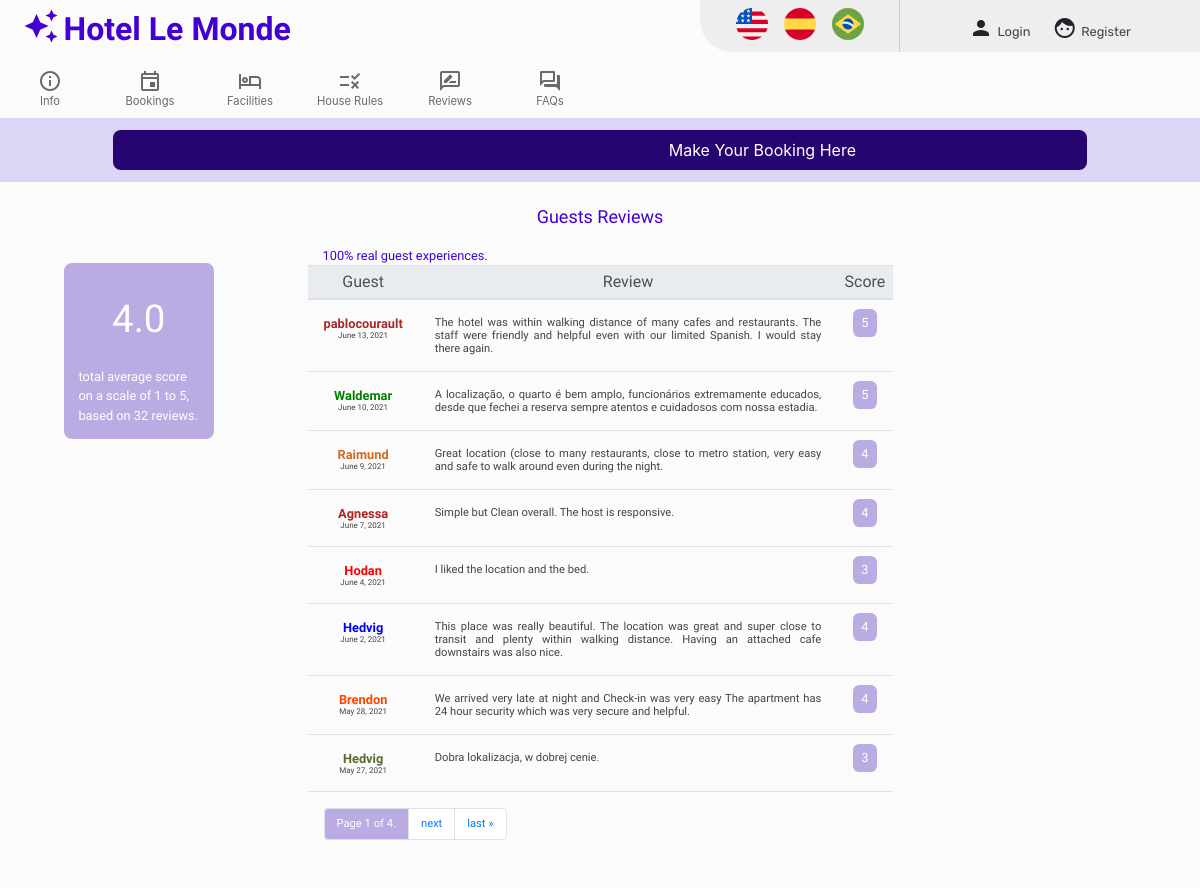
The app's page /reviews with its own data.
### hotel/models.py (models this page shows, shortened)
class Comments(models.Model):
       user = models.ForeignKey(User, on_delete=models.DO_NOTHING, blank=False)
       date = models.DateField(blank=False, auto_now=False, auto_now_add=False)
       comment = models.CharField(max_length=512, blank=False)
       score = models.IntegerField(validators=[MinValueValidator(0),
                                               MaxValueValidator(10)],default=0)

class User(AbstractUser):
       def __str__(self):
        return f"{self.username}"

### hotel/views.py (the view)
# urls.py: path("reviews", views.reviews, name="reviews"),
def reviews(request):
        name_color = ['Red','Blue','Green','Orange','BlueViolet','Brown',
                      'Chocolate','Coral','DarkOliveGreen','DarkSalmon',
                      'FireBrick','DodgerBlue','GoldenRod','OrangeRed']
        comments = Comments.objects.all().order_by('-date')
        average_calc = Comments.objects.aggregate(Avg('score'))
        average = round(average_calc['score__avg'], 1)
        reviews = Comments.objects.all().count()
        paginator = Paginator(comments, 8) # Show 8 comments per page.
        page_number = request.GET.get('page')
        page_obj = paginator.get_page(page_number)
        return render(request, "hotel/reviews.html", { 'page_obj': page_obj,
                                                       'name_color': name_color,
                                                       'average': average,
                                                       'reviews': reviews })

### hotel/templates/hotel/reviews.html (shortened to what this page needs)
{% extends "hotel/layout.html" %}
{% load i18n %}
{% load static %}
{% block body %}
  <div class="row">
    <div class="col-lg-12 col-sm-12 reviews-title">
    {% translate 'Guests Reviews' %}
    </div>
  </div>
  <div class="row">
    <div class="col-lg-3 col-sm-12">
      <div id="reviews-average-div">
      <div id="reviews-score-div">{{ average }}</div> <br>
                                                      {% translate 'total average score' %}
                                                      {% translate 'on a scale of 1 to 5,' %}
                                                      {% translate 'based on' %} {{ reviews }} {% translate 'reviews.' %}
    </div>
    </div>
<div class="col-lg-6 col-sm-12">
<div class="col-lg-12 col-sm-12">
  <text class="reviews-note"> {% translate '100% real guest experiences.' %} </text>
</div>
<table class="table" id="reviews-table">
<thead class="thead-light">
   <th scope="col"> {% translate 'Guest' %} </th>
   <th scope="col"> {% translate 'Review' %} </th>
   <th scope="col"> {% translate 'Score' %} </th>
</thead>
<tbody>
{% for comment in page_obj %}
   <tr>
       <td><text class="reviews-author" style="color:{{ name_color|random }}">{{ comment.user }}</text> <br>
           <text class="reviews-date">{{ comment.date }}</text></td>
       <td><text class="reviews-comment">{{ comment.comment }}</text></td>
       <td><text class="reviews-score">{{ comment.score }}</text></td>
   </tr>
{% endfor %}
   <tr>
   <td colspan="4">
     <nav>
      <ul class="pagination">
              <li class="page-item">
                <a class="page-link reviews-active" href=""> {% translate 'Page' %} {{ page_obj.number }} {% translate 'of' %} {{ page_obj.paginator.num_pages }}.</a>
              </li>
           {% if page_obj.has_next %}
               <li class="page-item">
               <a class="page-link" href="?page={{ page_obj.next_page_number }}">{% translate 'next' %}</a>
              </li>
               <li class="page-item">
               <a class="page-link"href="?page={{ page_obj.paginator.num_pages }}">{% translate 'last' %} &raquo;</a>
              </li>
           {% endif %}
      </ul>
    </nav>
   </td>
   </tr>
</tbody>
</table>
</div>
<div class="col-lg-3 col-sm-12">
</div>
</div>
{% endblock %}

### hotel/static/hotel/styles.css (style rules this page uses)
body { background-color: #FBFBFB !important; padding: 0; overflow-x: hidden; overflow-y: scroll; }
.reviews-note { font-family: 'Comfortaa', cursive; font-size: 0.8rem; color: #4300D2; text-align: center; }
#reviews-table thead th { font-family: 'Comfortaa', cursive; font-size: 0,8rem; font-weight: normal; padding: 0.4rem; text-align: center; }
#reviews-table tbody td { font-family: 'Comfortaa', cursive; font-size: 0.7rem; font-weight: normal; padding: 1rem; text-align: center; }
#reviews-table tbody td:nth-child(2) { text-align:justify; }
.reviews-author { font-size: 0.8rem; font-weight: 900; }
.reviews-date { font-size: 0.5rem; color: #444 }
.reviews-comment { font-size: 0.7rem; color: #444 }
.reviews-score { font-size: 0.8rem; background: #BAACE3; color: white; padding: 0.4rem 0.5rem; border-radius: 0.4rem; }
.reviews-active { background: #BAACE3; color: white; }
#reviews-average-div { font-family: 'Comfortaa', cursive; font-size: 0.8rem; background: #BAACE3; color: white; padding: 0.9rem; margin: 1.1rem 4rem 0 4rem; border-radius: 0.5rem; }
#reviews-score-div { font-size: 2.4rem; padding: 0.8rem 0 0 0; text-align: center; }
.booking-title, .orders-title, .invoice-title, .messages-title, .reviews-title { font-family: 'Comfortaa', cursive; font-size: large; font-weight: normal; color: #4300D2; text-align: center; padding-top: 0.8rem; padding-bottom: 1rem; }

### records on screen
Comments: user "pablocourault", date "June 13, 2021", comment "The hotel was within walking distance of many cafes and restaurants. The staff were friendly and helpful even with our limited Spanish. I would stay there again.", score "5"
Comments: user "Waldemar", date "June 10, 2021", comment "A localização, o quarto é bem amplo, funcionários extremamente educados, desde que fechei a reserva sempre atentos e cuidadosos com nossa estadia.", score "5"
Comments: user "Raimund", date "June 9, 2021", comment "Great location (close to many restaurants, close to metro station, very easy and safe to walk around even during the night.", score "4"
Comments: user "Agnessa", date "June 7, 2021", comment "Simple but Clean overall. The host is responsive.", score "4"
Comments: user "Hodan", date "June 4, 2021", comment "I liked the location and the bed.", score "3"
Comments: user "Hedvig", date "June 2, 2021", comment "This place was really beautiful. The location was great and super close to transit and plenty within walking distance. Having an attached cafe downstairs was also nice.", score "4"
Comments: user "Brendon", date "May 28, 2021", comment "We arrived very late at night and Check-in was very easy The apartment has 24 hour security which was very secure and helpful.", score "4"
Comments: user "Hedvig", date "May 27, 2021", comment "Dobra lokalizacja, w dobrej cenie.", score "3"

### other values on screen
{{ average }} "4.0"
{{ reviews }} "32"
{{ page_obj.number }} "1"
{{ page_obj.paginator.num_pages }} "4"
